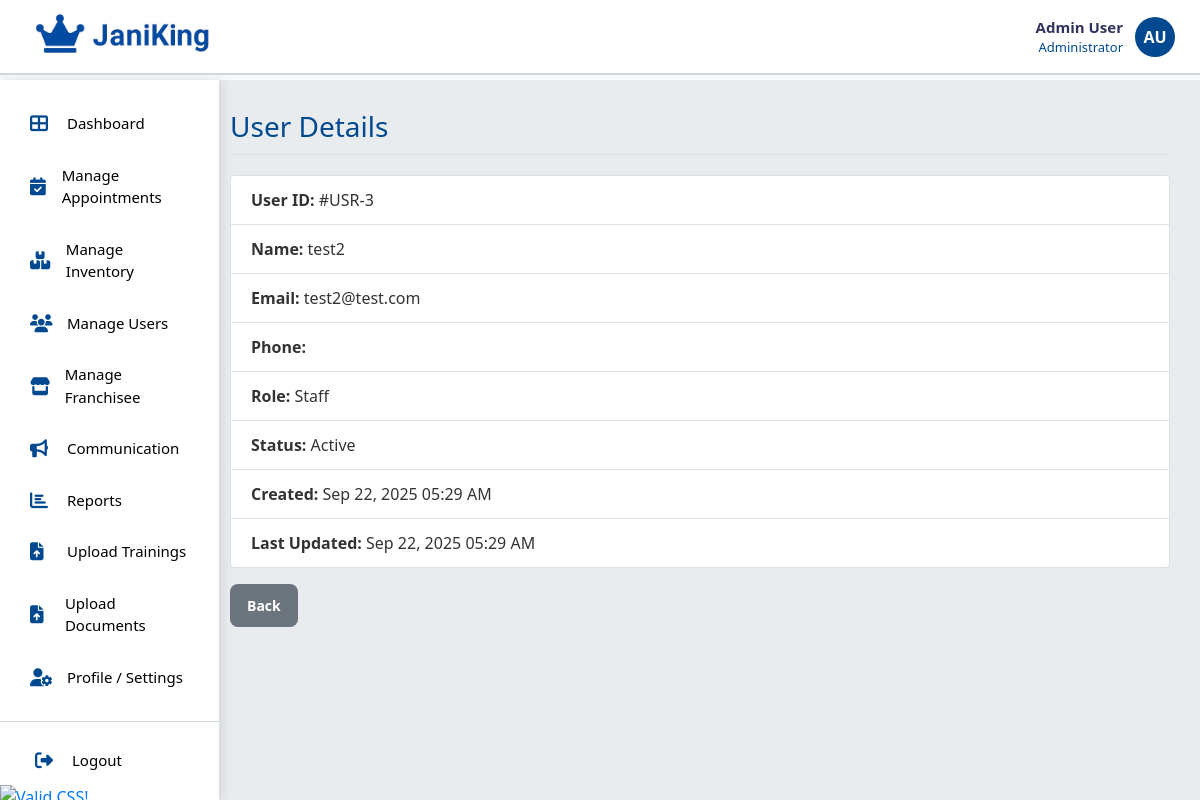
The app's page /root/admin/admin_manage_user/view_user.php?id=3 with its own data.
### tables this page shows
CREATE TABLE `users` (
  `user_id` int(11) NOT NULL,
  `role` enum('Admin','Staff') DEFAULT NULL,
  `name` varchar(100) DEFAULT NULL,
  `email` varchar(100) DEFAULT NULL,
  `password_hash` varchar(255) DEFAULT NULL,
  `phone` varchar(20) DEFAULT NULL,
  `status` enum('Active','Inactive') DEFAULT 'Active',
  `created_at` timestamp NOT NULL DEFAULT current_timestamp(),
  `updated_at` timestamp NOT NULL DEFAULT current_timestamp() ON UPDATE current_timestamp()
);

### root/admin/admin_manage_user/view_user.php (the view, shortened to what this page needs)
<?php
require_once "../../../db/config.php";
$id = intval($_GET['id']);
$user = null;
try {
    $sql = "SELECT * FROM users WHERE user_id = ?";
    $stmt = $conn->prepare($sql);
    $stmt->execute([$id]);
    $user = $stmt->fetch(PDO::FETCH_ASSOC);
} catch (PDOException $e) {
    die("Database error: " . $e->getMessage());
}
?>
<!DOCTYPE html>
<html lang="en">
<head>
  <link rel="stylesheet" href="https://stackpath.bootstrapcdn.com/bootstrap/4.5.2/css/bootstrap.min.css">
  <link rel="stylesheet" href="https://cdnjs.cloudflare.com/ajax/libs/font-awesome/6.4.0/css/all.min.css">
  <link rel="stylesheet" href="../../assets/css/style_admin.css">
</head>
<body>
    <?php include('../../includes/header.php'); ?>
    <?php include('../../includes/admin_navbar.php'); ?>
    <div class="main-container">
      <main class="main-content">
        <h1 class="page-title">User Details</h1>
        <ul class="list-group">
          <li class="list-group-item"><strong>User ID:</strong> <?php echo "#USR-" . htmlspecialchars($user['user_id']); ?></li>
          <li class="list-group-item"><strong>Name:</strong> <?php echo htmlspecialchars($user['name']); ?></li>
          <li class="list-group-item"><strong>Email:</strong> <?php echo htmlspecialchars($user['email']); ?></li>
          <li class="list-group-item"><strong>Phone:</strong> <?php echo htmlspecialchars($user['phone'] ?? 'N/A'); ?></li>
          <li class="list-group-item"><strong>Role:</strong> <?php echo htmlspecialchars($user['role']); ?></li>
          <li class="list-group-item"><strong>Status:</strong> <?php echo htmlspecialchars($user['status']); ?></li>
          <li class="list-group-item"><strong>Created:</strong> <?php echo date("M d, Y h:i A", strtotime($user['created_at'])); ?></li>
          <li class="list-group-item"><strong>Last Updated:</strong>
            <?php echo isset($user['updated_at']) ? date("M d, Y h:i A", strtotime($user['updated_at'])) : 'Never'; ?>
          </li>
        </ul>
        <a href="../admin_manage_users.php" class="btn btn-secondary mt-3">Back</a>
      </main>
    </div>
</body>
</html>

### root/assets/css/style_admin.css (style rules this page uses)
:root { --header-h: 80px; --nav-w: 220px; --brand-blue: #004990; --bg: #f8f9fa; --card-bg: #ffffff; --text: #333333; --muted: #6c757d; --border: #e5e7eb; --shadow: 0 4px 12px rgba(0,0,0,.08); }
* { box-sizing:border-box; }
html, body { height:100%; }
body { margin:0; font-family: 'Segoe UI', Tahoma, Geneva, Verdana, sans-serif; color: var(--text); background: var(--bg); overflow:hidden; }
.main-content { margin-left: 200px; padding: 30px; }
.main-container { display:flex; height:100vh; padding-top: var(--header-h); }
.main-content { flex: 1; padding: 30px; overflow-y: auto; background: #e9ecef; }
.page-title { color: var(--brand-blue); font-size: 28px; margin: 0 0 20px 0; padding-bottom: 10px; border-bottom: 1px solid #ddd; }
.btn { display:inline-flex; align-items:center; gap:8px; padding:10px 16px; border:1px solid transparent; border-radius: 8px; font-size:14px; font-weight:600; cursor:pointer; transition: all .2s ease; text-decoration:none; }
.btn-secondary { background:#6c757d; color:#fff; }

### records on screen
users: user_id "3", name "test2", email "test2@test.com", role "Staff", status "Active", created_at "Sep 22, 2025 05:29 AM", updated_at "Sep 22, 2025 05:29 AM"
